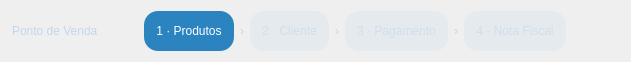
    <widget class="QFrame" name="frameHeader">
     <property name="minimumSize">
      <size>
       <width>0</width>
       <height>62</height>
      </size>
     </property>
     <property name="maximumSize">
      <size>
       <width>16777215</width>
       <height>62</height>
      </size>
     </property>
     <property name="styleSheet">
      <string notr="true">
QFrame {
  background-color: qlineargradient(spread:pad, x1:0, y1:0, x2:0, y2:1,
    stop:0 rgb(38, 62, 92), stop:1 rgb(24, 42, 66));
  border-bottom: 2px solid rgb(43, 132, 191);
}
QLabel {
  color: rgb(195, 215, 235);
  background-color: transparent;
  border: none;
}
      </string>
     </property>
     <property name="frameShape">
      <enum>QFrame::Shape::NoFrame</enum>
     </property>
     <layout class="QHBoxLayout" name="headerLayout">
      <property name="leftMargin">
       <number>12</number>
      </property>
      <property name="rightMargin">
       <number>12</number>
      </property>
      <item>
       <widget class="QLabel" name="label_8">
        <property name="styleSheet">
         <string notr="true">font: 700 14pt &quot;Ubuntu&quot;;</string>
        </property>
        <property name="text">
         <string>Ponto de Venda</string>
        </property>
       </widget>
      </item>
      <item>
       <spacer>
        <property name="orientation">
         <enum>Qt::Orientation::Horizontal</enum>
        </property>
        <property name="sizeHint" stdset="0">
         <size>
          <width>40</width>
          <height>20</height>
         </size>
        </property>
       </spacer>
      </item>
      <item>
       <layout class="QHBoxLayout" name="stepLayout">
        <property name="spacing">
         <number>6</number>
        </property>
        <item>
         <widget class="QLabel" name="Lbl_Step1">
          <property name="styleSheet">
           <string notr="true">background-color: rgb(43,132,191); color: white; border-radius: 14px; font: 700 9pt &quot;Ubuntu&quot;; padding: 2px 12px;</string>
          </property>
          <property name="text">
           <string>1 · Produtos</string>
          </property>
          <property name="alignment">
           <set>Qt::AlignmentFlag::AlignCenter</set>
          </property>
         </widget>
        </item>
        <item>
         <widget class="QLabel" name="lbl_sep1">
          <property name="text">
           <string>›</string>
          </property>
         </widget>
        </item>
        <item>
         <widget class="QLabel" name="Lbl_Step2">
          <property name="styleSheet">
           <string notr="true">background-color: rgba(195,215,235,60); color: rgba(195,215,235,160); border-radius: 14px; font: 700 9pt &quot;Ubuntu&quot;; padding: 2px 12px;</string>
          </property>
          <property name="text">
           <string>2 · Cliente</string>
          </property>
          <property name="alignment">
           <set>Qt::AlignmentFlag::AlignCenter</set>
          </property>
         </widget>
        </item>
        <item>
         <widget class="QLabel" name="lbl_sep2">
          <property name="text">
           <string>›</string>
          </property>
         </widget>
        </item>
        <item>
         <widget class="QLabel" name="Lbl_Step3">
          <property name="styleSheet">
           <string notr="true">background-color: rgba(195,215,235,60); color: rgba(195,215,235,160); border-radius: 14px; font: 700 9pt &quot;Ubuntu&quot;; padding: 2px 12px;</string>
          </property>
          <property name="text">
           <string>3 · Pagamento</string>
          </property>
          <property name="alignment">
           <set>Qt::AlignmentFlag::AlignCenter</set>
          </property>
         </widget>
        </item>
        <item>
         <widget class="QLabel" name="lbl_sep3">
          <property name="text">
           <string>›</string>
          </property>
         </widget>
        </item>
        <item>
         <widget class="QLabel" name="Lbl_Step4">
          <property name="styleSheet">
           <string notr="true">background-color: rgba(195,215,235,60); color: rgba(195,215,235,160); border-radius: 14px; font: 700 9pt &quot;Ubuntu&quot;; padding: 2px 12px;</string>
          </property>
          <property name="text">
           <string>4 · Nota Fiscal</string>
          </property>
          <property name="alignment">
           <set>Qt::AlignmentFlag::AlignCenter</set>
          </property>
         </widget>
        </item>
       </layout>
      </item>
      <item>
       <spacer>
        <property name="orientation">
         <enum>Qt::Orientation::Horizontal</enum>
        </property>
        <property name="sizeHint" stdset="0">
         <size>
          <width>40</width>
          <height>20</height>
         </size>
        </property>
       </spacer>
      </item>
      <item>
       <widget class="QLabel" name="Lbl_TpAmb">
        <property name="text">
         <string/>
        </property>
       </widget>
      </item>
     </layout>
    </widget>
